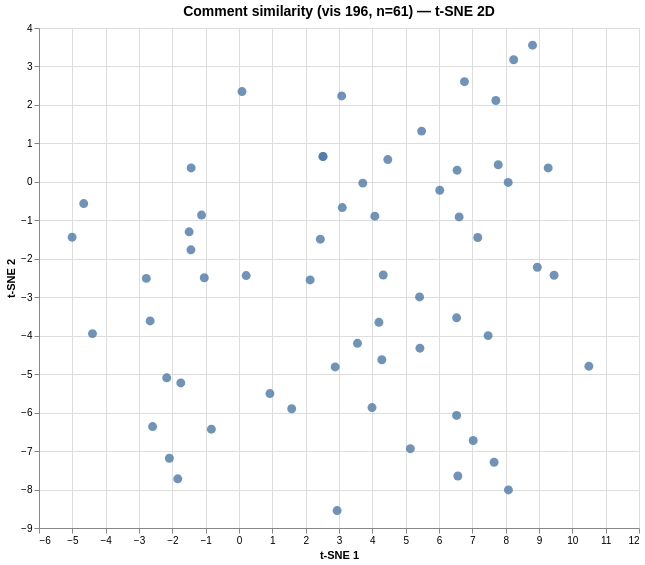

Here is the Vega-Lite specification saved for this chart:
### Vega specification from a JSON file in a GitHub repository (floating-point values rounded to 4 significant figures)
{"$schema": "https://vega.github.io/schema/vega/v6.json", "data": [{"name": "param_1e9efca18e7a2868_store"}, {"name": "source_0", "values": [{"comment": "As , I was analyzing the data . I noticed  how DACA made a big impact in California , through immigration . I also notic…", "dim_1": 9.452, "dim_2": -2.429, "index": 0}, {"comment": "I noticed how DACA made a big impact in California. I wonder why it was so high in California and not any other state. T…", "dim_1": 8.949, "dim_2": -2.22, "index": 1}, {"comment": "As i read through this article i wondered why the percentage was so hi for young immigrants at the age of 3 and why DACA…", "dim_1": 4.285, "dim_2": -4.625, "index": 2}, {"comment": "Thanks to all teachers and students who responded.   Lots of thoughtful noticing and wondering.  Jett from Brooklyn wrot…", "dim_1": -4.396, "dim_2": -3.946, "index": 3}, {"comment": "I noticed that many of the immigrants have moved to the southern and western states such as, California and Texas. These…", "dim_1": 8.806, "dim_2": 3.553, "index": 4}, {"comment": "Hi everyone,\n\nI'll be responding to comments for the next 2.5 hours.  One thing I noticed is that Dreamers are relativel…", "dim_1": -2.781, "dim_2": -2.51, "index": 5}, {"comment": "Hi my name is Adolfo Lopez Velez, and looking at this article and revising these graphs I realize that many occupants am…", "dim_1": -0.829, "dim_2": -6.431, "index": 6}, {"comment": "I notice that the largest state that the DACA is in is California and the lowest is Oregon. I also notice that most of t…", "dim_1": 5.14, "dim_2": -6.937, "index": 7}, {"comment": "People who inspire others to pursue their dreams, they will get rewarded for the good things they did for others to part…", "dim_1": -5.007, "dim_2": -1.438, "index": 8}, {"comment": "People from DACA wants people to do what they feel is right so that when they become famous they can inspire others to d…", "dim_1": -4.658, "dim_2": -0.565, "index": 9}, {"comment": "My name is Anthony and i though the graph was helpful to me. I notice that the graph show the top occupations among  und…", "dim_1": 0.927, "dim_2": -5.504, "index": 10}, {"comment": "I notice that the majority of DACA beneficiaries come from California and Texas. Also, the larger percent of entry at 9.…", "dim_1": 3.554, "dim_2": -4.198, "index": 11}, {"comment": "Hi my name is Ava and These graphs is helping me learn The Child immigrants becoming A program to help the kids who want…", "dim_1": -2.666, "dim_2": -3.617, "index": 12}, {"comment": "I noticed that almost two times the beneficiaries of Texas are in California. I wonder if it is easier to blend in in a …", "dim_1": 7.473, "dim_2": -3.998, "index": 13}, {"comment": "Hi, I'm Greg, and I feel like an appropriate title for these graphs is Dreamers Depending on Age. things I noticed where…", "dim_1": 2.44, "dim_2": -1.491, "index": 14}, {"comment": "I noticed that ages go from 0-15 I wonder than if you are 16 or older you don’t get benefits", "dim_1": 0.09, "dim_2": 2.347, "index": 15}, {"comment": "I noticed that the ages only go up to 15 and there are only certain states. I also noticed that there are a lot more thr…", "dim_1": 3.099, "dim_2": -0.669, "index": 16}, {"comment": "DACA Beneficiaries In The US:\n\nI noticed that it shows two different things, the amount of DACA beneficiaries per state …", "dim_1": 4.464, "dim_2": 0.58, "index": 17}, {"comment": "I noticed that the bar that is longest, is colored yellow. The age of entry, with the most amount of children entering i…", "dim_1": 2.518, "dim_2": 0.658, "index": 18}, {"comment": "Hello my name is Gabrian. I noticed that most D.A.C.A. beneficiaries are in California then that most come in when their…", "dim_1": -1.436, "dim_2": 0.361, "index": 19}, {"comment": "I noticed that the majority is highlighted yellow. I also noticed that the majority of people receiving DACA benefits ar…", "dim_1": 3.714, "dim_2": -0.033, "index": 20}, {"comment": "Hi my name is Darven and these graphs are educational and they help learn what's going on in the U.S right now. The grap…", "dim_1": -1.837, "dim_2": -7.721, "index": 21}, {"comment": "these kids age were young and This program defers deportation of child immigrants who were less than 16 years old when t…", "dim_1": -2.592, "dim_2": -6.362, "index": 22}, {"comment": "I noticed that in the graph California and the age of 3 has the majority of the beneficiaries. I wonder how they can and…", "dim_1": 2.134, "dim_2": -2.55, "index": 23}, {"comment": "I noticed that the bar that is longest, is colored yellow. The age of entry, with the most amount of children entering i…", "dim_1": 2.521, "dim_2": 0.66, "index": 24}, {"comment": "These graphs above and table below show that the 700,000 Dreamers undocumented immigrants brought to this country as  im…", "dim_1": -1.747, "dim_2": -5.228, "index": 25}, {"comment": "hi my name is orlando all of these graphs are really helping me understand that when immigrants brought to this country …", "dim_1": -2.089, "dim_2": -7.186, "index": 26}, {"comment": "hello my name is sorihaa these graphs are very educational and they are helping me understand whats going on in this soc…", "dim_1": -1.442, "dim_2": -1.767, "index": 27}, {"comment": "Welcome to Wednesday's moderation of  “What’s Going On in This Graph?”  Today’s graphs show who are the  'Dreamers' -- D…", "dim_1": 10.5, "dim_2": -4.792, "index": 28}, {"comment": "When looking at the graph, I noticed that California is way ahead of all the other states by a wide margin.", "dim_1": 6.764, "dim_2": 2.605, "index": 29}, {"comment": "I notice that the states of California and Texas have the highest amount of Daca beneficiaries in the United States.\nI w…", "dim_1": 6.528, "dim_2": -3.535, "index": 30}, {"comment": "Based on observing both graphs on the DACA program. I noticed that 3 year-old children are mostly DACA beneficiaries. Wh…", "dim_1": 2.885, "dim_2": -4.813, "index": 31}, {"comment": "I notice that the majority of \"Dreamers\" are entering at very young ages. The largest entry point is at 3 years old. \nI …", "dim_1": 0.215, "dim_2": -2.437, "index": 32}, {"comment": "We were given this graph without any context of what it was, so at first it was very confusing. I noticed the source sai…", "dim_1": 4.075, "dim_2": -0.892, "index": 33}, {"comment": "When looking at the graph, I noticed that California is way ahead of all the other states by a wide margin. I also notic…", "dim_1": 5.478, "dim_2": 1.319, "index": 34}, {"comment": "I when I first looked at the graph I noticed that California was leading by a landslide and Oregon has the smallest perc…", "dim_1": 8.24, "dim_2": 3.175, "index": 35}, {"comment": "I wanted to add that I also noticed that the chart seems to indicate that DACA eligible workers have a higher percentage…", "dim_1": 1.581, "dim_2": -5.9, "index": 36}, {"comment": "DACA Data Differences\n\nWhile interpreting this graph, I noticed that they only displayed data for 14 states. Not only ar…", "dim_1": 6.543, "dim_2": 0.304, "index": 37}, {"comment": "When I looked at this graph, I noticed that the states at the top had a large population. I wonder If this has to do wit…", "dim_1": 7.705, "dim_2": 2.115, "index": 38}, {"comment": "Before I read this graph, I didn't even know what DACA was or what it was about. When I found out what DACA meant, this …", "dim_1": 7.162, "dim_2": -1.447, "index": 39}, {"comment": "I noticed that California and Texas have the largest number of DACA children. This makes sense, since America's largest …", "dim_1": 5.416, "dim_2": -2.993, "index": 40}, {"comment": "What I notice about the graph is that not all the states appear in the graph. This makes me wonder if there is a specifi…", "dim_1": 6.022, "dim_2": -0.219, "index": 41}, {"comment": "I noticed that the largest number of DACA participants come from the two most populous border states of California and T…", "dim_1": 5.428, "dim_2": -4.325, "index": 42}, {"comment": "When I looked at the graph, I noticed that the bigger states of California, and Texas had a lot more DACA beneficiaries,…", "dim_1": 7.776, "dim_2": 0.445, "index": 43}, {"comment": "After reading the article, i noticed the older the child is, the less DACA benefits that child. The highest percentage i…", "dim_1": 3.99, "dim_2": -5.869, "index": 44}, {"comment": "These graphs above and table below show that the 700,000 Dreamers undocumented immigrants brought to this country as  im…", "dim_1": -2.169, "dim_2": -5.095, "index": 45}, {"comment": "After looking at the graphs I noticed that a lot of the \"dreamers\" are  3 years old. Many kids start to go to school at …", "dim_1": -1.042, "dim_2": -2.494, "index": 46}, {"comment": "While reading this article, I noticed that the bigger cities had more DACA  benefits than the smaller cities. this makes…", "dim_1": 8.083, "dim_2": -8.011, "index": 47}, {"comment": "I realized that most dreamers are entering at a young age.California, and Texas have more DACA beneficiaries than all st…", "dim_1": 4.327, "dim_2": -2.422, "index": 48}, {"comment": "I looked at the DACA beneficiaries I observe that the bigger cities have more beneficiaries than the smaller cities like…", "dim_1": 6.528, "dim_2": -6.073, "index": 49}, {"comment": "I noticed that most dreamers enter at a young age. I was wondering whether this is relevant to the jobs that their paren…", "dim_1": -1.124, "dim_2": -0.863, "index": 50}, {"comment": "While reading this article, I noticed that the bigger cities had more DACA  beneficiaries then the smaller cities.  I wo…", "dim_1": 7.653, "dim_2": -7.29, "index": 51}, {"comment": "As I looked at the stats about the DACA dreamers, I noticed that California has by far the most DACA beneficiaries, foll…", "dim_1": 4.197, "dim_2": -3.652, "index": 52}, {"comment": "I noticed that the graph is a negative slope meaning that the dependent variable slowly decreases. Another thing that I …", "dim_1": 3.081, "dim_2": 2.233, "index": 53}, {"comment": "I noticed that many of the states with big cities had a higher number of DACA beneficiaries than the states with smaller…", "dim_1": 7.026, "dim_2": -6.725, "index": 54}, {"comment": "I looked at the DACA dreames and I noticed that states with big cities such as California or Illinois have a lot of DACA…", "dim_1": 8.075, "dim_2": -0.016, "index": 55}, {"comment": "While reading this article, I noticed that there is a lot of information about ages. I also noticed that the bigger citi…", "dim_1": 6.565, "dim_2": -7.648, "index": 56}, {"comment": "I noticed that in the first graph, only 14 states where included. I was wondering what the data was for the other 36 sta…", "dim_1": 2.943, "dim_2": -8.547, "index": 57}, {"comment": "I was looking at the DACA dreamers graph and I wonder what makes a state less occurring to immigration. Does the border …", "dim_1": 9.275, "dim_2": 0.362, "index": 58}, {"comment": "Some thoughts on DACA graphs.\nSome things I noticed and wondered about this graph after looking at it include, what is D…", "dim_1": 6.604, "dim_2": -0.911, "index": 59}, {"comment": "We looked at the stats on the DACA dreamers and were wondering what makes someone ineligible for a certain job (we tried…", "dim_1": -1.496, "dim_2": -1.299, "index": 60}]}, {"name": "source_0_x_domain_dim_1", "values": [{"min": -5.007, "max": 10.5}]}, {"name": "source_0_y_domain_dim_2", "values": [{"min": -8.547, "max": 3.553}]}], "signals": [{"name": "unit", "value": {}, "on": [{"events": "pointermove", "update": "isTuple(group()) ? group() : unit"}]}, {"name": "param_1e9efca18e7a2868", "update": "vlSelectionResolve(\"param_1e9efca18e7a2868_store\", \"union\")"}, {"name": "param_1e9efca18e7a2868_dim_1", "on": [{"events": [{"source": "view", "type": "dblclick"}], "update": "null"}, {"events": {"signal": "param_1e9efca18e7a2868_translate_delta"}, "update": "panLinear(param_1e9efca18e7a2868_translate_anchor.extent_x, -param_1e9efca18e7a2868_translate_delta.x / width)"}, {"events": {"signal": "param_1e9efca18e7a2868_zoom_delta"}, "update": "zoomLinear(domain(\"x\"), param_1e9efca18e7a2868_zoom_anchor.x, param_1e9efca18e7a2868_zoom_delta)"}]}, {"name": "param_1e9efca18e7a2868_dim_2", "on": [{"events": [{"source": "view", "type": "dblclick"}], "update": "null"}, {"events": {"signal": "param_1e9efca18e7a2868_translate_delta"}, "update": "panLinear(param_1e9efca18e7a2868_translate_anchor.extent_y, param_1e9efca18e7a2868_translate_delta.y / height)"}, {"events": {"signal": "param_1e9efca18e7a2868_zoom_delta"}, "update": "zoomLinear(domain(\"y\"), param_1e9efca18e7a2868_zoom_anchor.y, param_1e9efca18e7a2868_zoom_delta)"}]}, {"name": "param_1e9efca18e7a2868_tuple", "on": [{"events": [{"signal": "param_1e9efca18e7a2868_dim_1 || param_1e9efca18e7a2868_dim_2"}], "update": "param_1e9efca18e7a2868_dim_1 && param_1e9efca18e7a2868_dim_2 ? {unit: \"\", fields: param_1e9efca18e7a2868_tuple_fields, values: [param_1e9efca18e7a2868_dim_1,param_1e9efca18e7a2868_dim_2]} : null"}]}, {"name": "param_1e9efca18e7a2868_tuple_fields", "value": [{"field": "dim_1", "channel": "x", "type": "R"}, {"field": "dim_2", "channel": "y", "type": "R"}]}, {"name": "param_1e9efca18e7a2868_translate_anchor", "value": {}, "on": [{"events": [{"source": "scope", "type": "pointerdown"}], "update": "{x: x(unit), y: y(unit), extent_x: domain(\"x\"), extent_y: domain(\"y\")}"}]}, {"name": "param_1e9efca18e7a2868_translate_delta", "value": {}, "on": [{"events": [{"source": "window", "between": [{"source": "scope", "type": "pointerdown"}, {"source": "window", "type": "pointerup"}], "type": "pointermove", "consume": true}], "update": "{x: param_1e9efca18e7a2868_translate_anchor.x - x(unit), y: param_1e9efca18e7a2868_translate_anchor.y - y(unit)}"}]}, {"name": "param_1e9efca18e7a2868_zoom_anchor", "on": [{"events": [{"source": "scope", "consume": true, "type": "wheel"}], "update": "{x: invert(\"x\", x(unit)), y: invert(\"y\", y(unit))}"}]}, {"name": "param_1e9efca18e7a2868_zoom_delta", "on": [{"events": [{"source": "scope", "type": "wheel", "consume": true}], "update": "pow(1.001, event.deltaY * pow(16, event.deltaMode))", "force": true}]}, {"name": "param_1e9efca18e7a2868_modify", "on": [{"events": {"signal": "param_1e9efca18e7a2868_tuple"}, "update": "modify(\"param_1e9efca18e7a2868_store\", param_1e9efca18e7a2868_tuple, true)"}]}], "marks": [{"type": "symbol", "name": "marks", "from": {"data": "source_0"}, "encode": {"update": {"opacity": {"value": 0.8}, "tooltip": {"signal": "{\"Comment #\": format(datum[\"index\"], \"\"), \"Comment\": isValid(datum[\"comment\"]) ? datum[\"comment\"] : \"\"+datum[\"comment\"]}"}, "y": {"field": "dim_2", "scale": "y"}, "shape": {"value": "circle"}, "fill": {"value": "#4c78a8"}, "x": {"field": "dim_1", "scale": "x"}, "size": {"value": 80}}}, "interactive": true, "clip": true, "style": ["circle"]}], "scales": [{"name": "x", "type": "linear", "domain": [{"signal": "(data(\"source_0_x_domain_dim_1\")[0] || {}).min"}, {"signal": "(data(\"source_0_x_domain_dim_1\")[0] || {}).max"}], "range": [0, {"signal": "width"}], "domainRaw": {"signal": "param_1e9efca18e7a2868[\"dim_1\"]"}, "zero": true, "nice": true}, {"name": "y", "type": "linear", "domain": [{"signal": "(data(\"source_0_y_domain_dim_2\")[0] || {}).min"}, {"signal": "(data(\"source_0_y_domain_dim_2\")[0] || {}).max"}], "range": [{"signal": "height"}, 0], "nice": true, "zero": true, "domainRaw": {"signal": "param_1e9efca18e7a2868[\"dim_2\"]"}}], "axes": [{"scale": "x", "grid": true, "domain": false, "gridScale": "y", "aria": false, "ticks": false, "zindex": 0, "orient": "bottom", "labels": false, "maxExtent": 0, "tickCount": {"signal": "ceil(width/40)"}, "minExtent": 0}, {"scale": "y", "gridScale": "x", "maxExtent": 0, "domain": false, "minExtent": 0, "ticks": false, "tickCount": {"signal": "ceil(height/40)"}, "aria": false, "orient": "left", "grid": true, "labels": false, "zindex": 0}, {"scale": "x", "labelOverlap": true, "grid": false, "title": "t-SNE 1", "labelFlush": true, "tickCount": {"signal": "ceil(width/40)"}, "zindex": 0, "orient": "bottom"}, {"scale": "y", "tickCount": {"signal": "ceil(height/40)"}, "title": "t-SNE 2", "grid": false, "orient": "left", "labelOverlap": true, "zindex": 0}], "title": {"text": "Comment similarity (vis 196, n=61) — t-SNE 2D", "fontSize": 14, "frame": "group"}, "background": "white", "style": "cell", "height": 500, "padding": 5, "width": 600}
